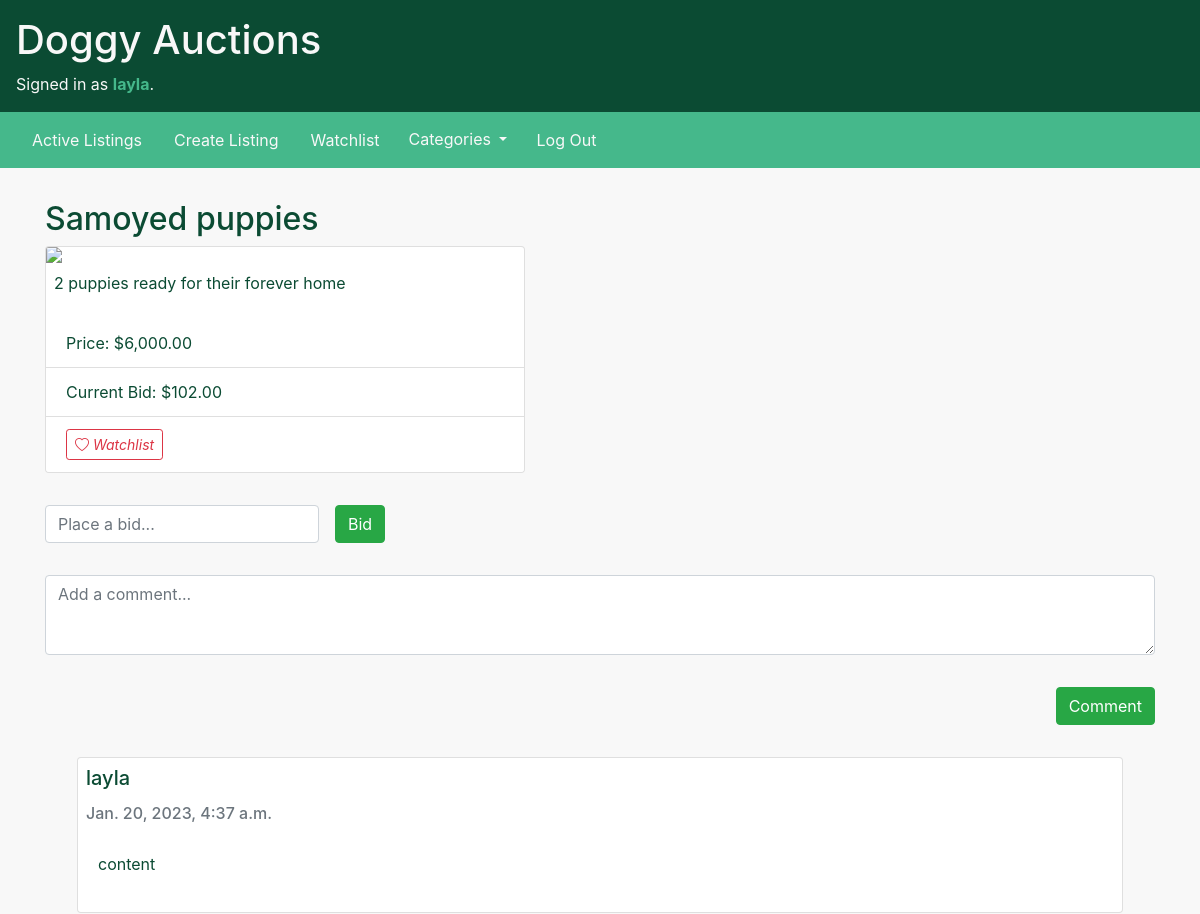
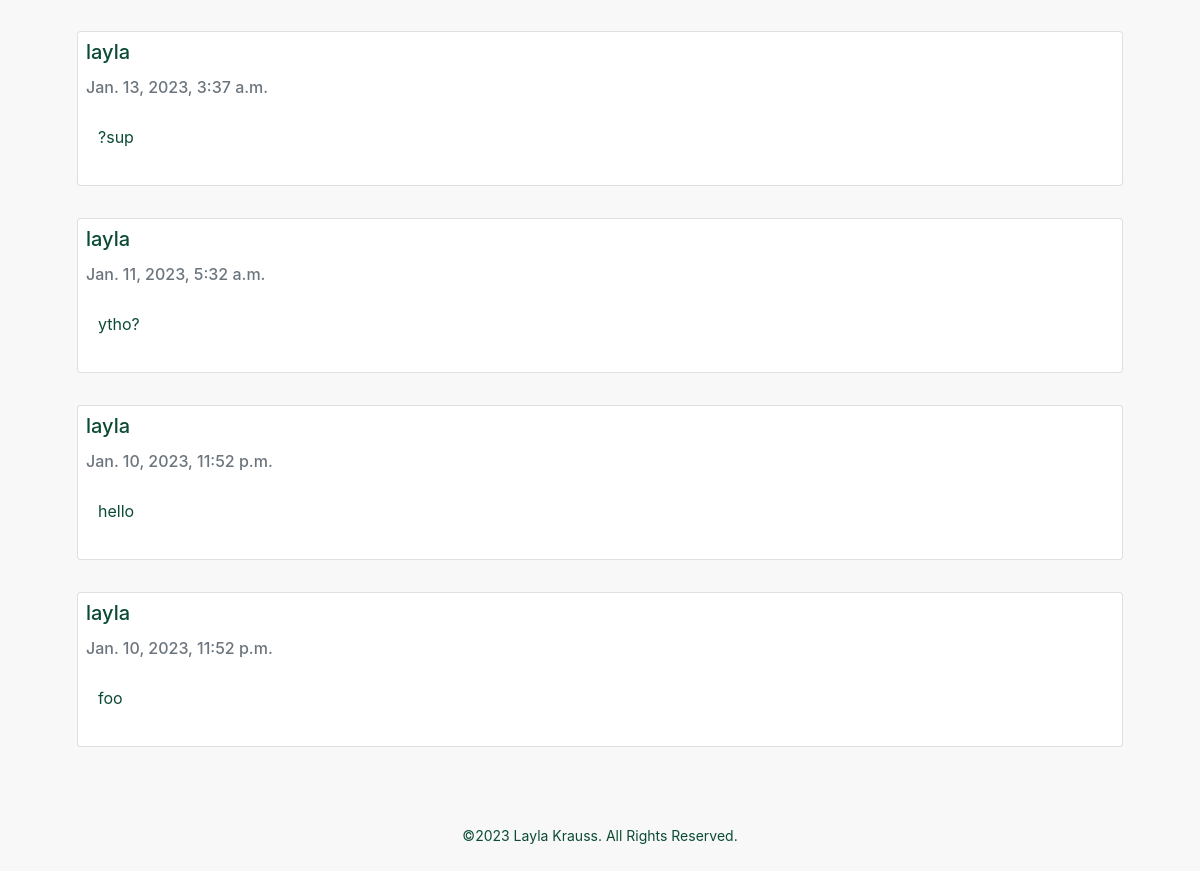
The app's page /listing/1 (signed in) with its own data (2 pictures, top to bottom).
### auctions/models.py (models this page shows, shortened)
class User(AbstractUser):
    watched_listings = models.ManyToManyField("Listing", blank=True, related_name="watched_by")

class Listing(models.Model):
    title = models.CharField(max_length=64)
    description = models.CharField(max_length=160)
    img_path = models.CharField(max_length=1024)
    price = models.DecimalField(max_digits=7, decimal_places=2)
    created_at = models.DateTimeField(default=datetime.now, blank=True)
    user = models.ForeignKey("User", on_delete=models.CASCADE, related_name="listings")
    winner = models.ForeignKey("User", on_delete=models.CASCADE, blank=True, null=True, related_name="listings_won")
    category = models.ForeignKey("Category", on_delete=models.CASCADE, related_name="listings")
    status = models.IntegerField(default=0) # 0 is open, 1 is closed

class Bid(models.Model):
    amount = models.DecimalField(max_digits=7, decimal_places=2)
    listing = models.ForeignKey("Listing", on_delete=models.CASCADE, related_name="bids")
    user = models.ForeignKey("User", on_delete=models.CASCADE, related_name="bids")

class Comment(models.Model):
    text = models.CharField(max_length=1024, blank=True)
    listing = models.ForeignKey("Listing", on_delete=models.CASCADE, related_name="comments")
    user = models.ForeignKey("User", on_delete=models.CASCADE, related_name="comments")
    created_at = models.DateTimeField(default=datetime.now, blank=True)

### auctions/views.py (the view)
# urls.py: path("listing/<id>", views.listing, name="listing"),
def listing(request, id):
    try:
        listing = Listing.objects.get(pk=id)
    except Listing.DoesNotExist:
            return render(request, "auctions/404.html", status=404)
    if request.method == "POST":
        if listing.watched_by.filter(id=request.user.id).exists():
            listing.watched_by.remove(request.user)
        else:
            listing.watched_by.add(request.user)
        return redirect("watchlist")
    max_bid = listing.bids.order_by('-amount').first() # SELECT * FROM bids WHERE listing = id ORDER BY amount DESC LIMIT 1
    comments = listing.comments.order_by('-created_at') # SELECT * FROM comments WHERE listing = id ORDER BY created_at DESC
    return render(request, "auctions/listing.html", {
        "listing": listing,
        "bid_form": NewBidForm(),
        "max_bid": max_bid,
        "comment_form": NewCommentForm(),
        "comments": comments,
    })

### auctions/views.py
class NewBidForm(forms.Form):
    amount = forms.DecimalField(label="", widget=forms.TextInput(attrs={'placeholder' : 'Place a bid...', 'class' : 'form-control listing-control'}))

class NewCommentForm(forms.Form):
    text = forms.CharField(label="", widget=forms.Textarea(attrs={'placeholder': 'Add a comment...', 'class' : 'form-control form-comment'}))

### auctions/context_processors.py (called while the page is built)
def add_variable_to_context(request):
    return {
        'categories': Category.objects.all()
    }

### auctions/templates/auctions/listing.html (shortened to what this page needs)
{% extends "auctions/layout.html" %}
{% load humanize %}
{% block body %}
    <h2>{{ listing.title }}</h2>
    <div>
        <div class="card listing">
            <img src="{{ listing.img_path }}" class="card-img-top">
            <p class="card-text p-2">{{ listing.description }}</p>
            <ul class="list-group list-group-flush">
                <li class="list-group-item">Price: ${{ listing.price|intcomma }}</li>
                <li class="list-group-item">Current Bid: ${{ max_bid.amount|intcomma }}</li>
                {% if user.is_authenticated and listing.status == 0 %}
                    <li class="list-group-item">
                        <form action="{% url 'listing' id=listing.id %}" method="post">
                            <button type="submit" name="add-to-watchlist" class="btn btn-sm btn-outline-danger"><i class="bi bi-heart"> Watchlist</i></button>
                        </form>
                    </li>
                {% endif %}
            </ul>
        </div>
        {% if user.is_authenticated and listing.status == 0 %}
        <form action="{% url 'bid' id=listing.id %}" method="post" class="form-inline">
                {{ bid_form }}
                <input type="submit" value="Bid" class="btn btn-success btns">
        </form>
        <form action="{% url 'comment' id=listing.id %}" method="post">
            {{ comment_form }}
                <div class="comment-btn">
                    <input type="submit" value="Comment" class="btn btn-success btns">
                </div>
        </form>
        {% endif %}
        {% for comment in comments %}
            <div class="card comment-card">
                <h5 class="card-title p-2">{{ comment.user }}</h5>
                <h6 class="card-subtitle px-2 mb-2 text-muted">{{ comment.created_at }}</h6>
                <p class="card-body">{{ comment.text }}</p>
            </div>
        {% endfor %}
    </div>
{% endblock %}

### auctions/templates/auctions/layout.html (shortened to what this page needs)
{% load static %}
<!DOCTYPE html>
<html lang="en">
    <head>
        <link rel="stylesheet" href="https://stackpath.bootstrapcdn.com/bootstrap/4.4.1/css/bootstrap.min.css">
        <link rel="stylesheet" href="https://cdn.jsdelivr.net/npm/bootstrap-icons@1.5.0/font/bootstrap-icons.css">
        <link href="{% static 'auctions/styles.css' %}" rel="stylesheet">
    </head>
    <body class="d-flex flex-column min-vh-100">
        <div class="header">
            <h1>Doggy Auctions</h1>
            <div>
                {% if user.is_authenticated %}
                    Signed in as <strong class="user">{{ user.username }}</strong>.
                {% else %}
                    Not signed in.
                {% endif %}
            </div>
        </div>
        <nav class="navbar sticky-top">
            <ul class="nav">
                <li class="nav-item">
                    <a class="nav-link" href="{% url 'index' %}">Active Listings</a>
                </li>
                {% if user.is_authenticated %}
                    <li class="nav-item">
                        <a class="nav-link" href="{% url 'create' %}">Create Listing</a>
                    </li>
                    <li class="nav-item">
                        <a class="nav-link" href="{% url 'watchlist' %}">Watchlist</a>
                    </li>
                    <li class="nav-item">
                        <div class="dropdown">
                            <button class="btn btn-link dropdown-toggle" type="button" id="dropdownMenuButton" data-toggle="dropdown" aria-haspopup="true" aria-expanded="false">
                                Categories
                            </button>
                        </div>
                    </li>
                    <li class="nav-item">
                        <a class="nav-link" href="{% url 'logout' %}">Log Out</a>
                    </li>
                {% endif %}
            </ul>
        </nav>
        <div class="container">
            {% block body %}
            {% endblock %}
        </div>
        <footer class="mt-auto">©2023 Layla Krauss. All Rights Reserved.
        </footer>
    </body>
</html>

### auctions/static/auctions/styles.css (style rules this page uses)
:root { --light-green: #45B88B; --dark-green: #0B4B33; --light-text: #f8f8f8; }
body { color: var(--dark-green); background-color: var(--light-text); }
img { width: 20rem; }
nav { background-color: var(--light-green); }
.navbar { margin-bottom: 2rem; }
.nav-link { color: var(--light-text) }
.header { background-color: var(--dark-green); padding: 1em; color: var(--light-text) }
.user { color: var(--light-green); }
a { color: var(--dark-green); }
.btn-link { color: var(--light-text) }
.listing { max-width: 30rem; }
.comment-card { margin: 2rem; }
textarea.form-comment { height: 5rem; margin-bottom: 2rem; }
.comment-btn { display: flex; justify-content: flex-end; }
footer { display: flex; align-items: center; justify-content: center; height: 8em; font-size: 14px; }
.listing-control { width: auto; margin: 2rem 1rem 2rem 0; }

### records on screen
User: username "layla"
Listing: title "Samoyed puppies", description "2 puppies ready for their forever home", price "6,000.00"
Bid: amount "102.00"
Comment: user "layla", created_at "Jan. 20, 2023, 4:37 a.m.", text "content"
Comment: user "layla", created_at "Jan. 13, 2023, 3:37 a.m.", text "?sup"
Comment: user "layla", created_at "Jan. 11, 2023, 5:32 a.m.", text "ytho?"
Comment: user "layla", created_at "Jan. 10, 2023, 11:52 p.m.", text "hello"
Comment: user "layla", created_at "Jan. 10, 2023, 11:52 p.m.", text "foo"
